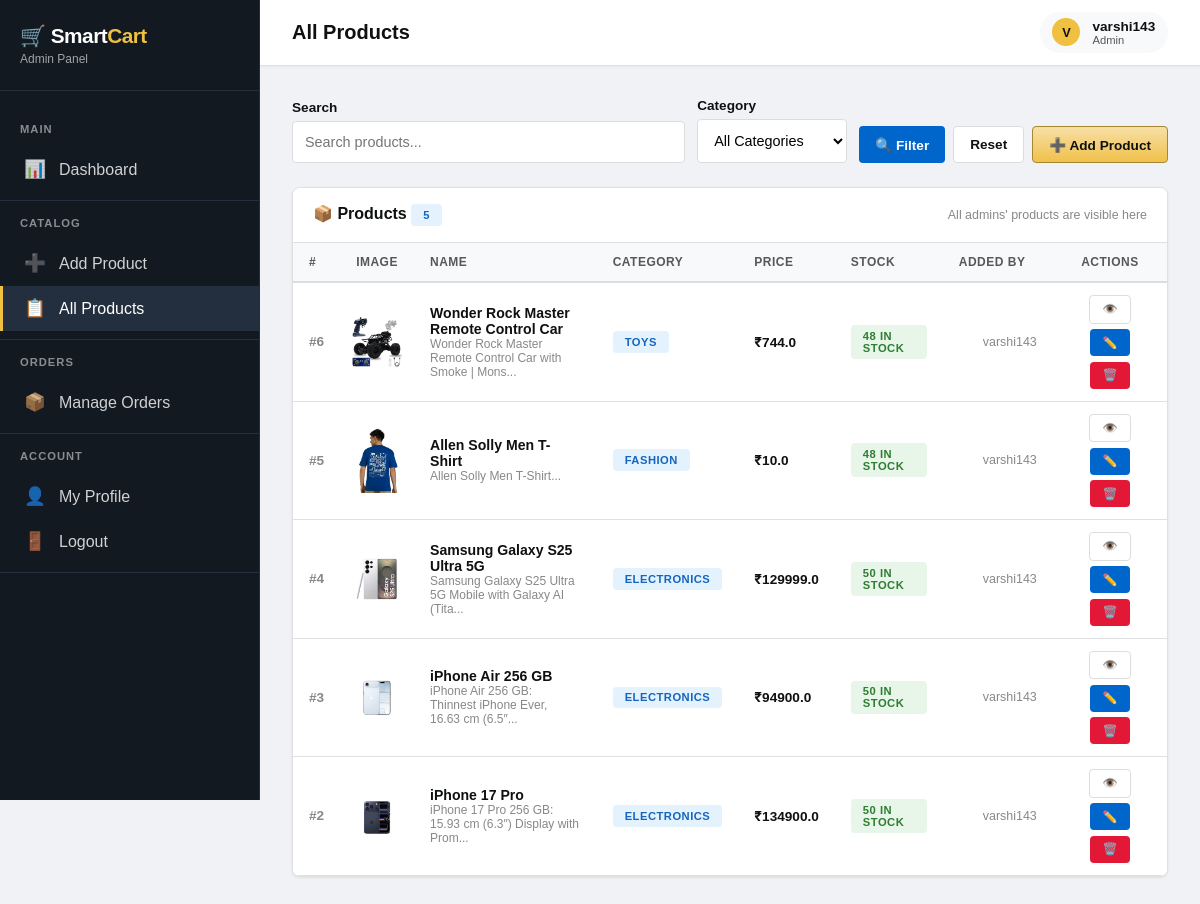
Screenshot of /admin/item-list (signed in) with the database file from the repository.
### tables this page shows
CREATE TABLE admin (
            admin_id       INTEGER PRIMARY KEY AUTOINCREMENT,
            name           TEXT NOT NULL,
            email          TEXT UNIQUE NOT NULL,
            password       TEXT NOT NULL,
            profile_image  TEXT,
            is_approved    INTEGER DEFAULT 0,
            is_super_admin INTEGER DEFAULT 0
        );

CREATE TABLE products (
            product_id      INTEGER PRIMARY KEY AUTOINCREMENT,
            name            TEXT NOT NULL,
            description     TEXT,
            category        TEXT,
            price           REAL NOT NULL,
            image           TEXT,
            quantity        INTEGER DEFAULT 0,
            added_by_admin  INTEGER,
            FOREIGN KEY (added_by_admin) REFERENCES admin(admin_id)
        );

### app.py (the view)
@app.route('/admin/item-list')
def item_list():
    if 'admin_id' not in session:
        flash("Please login first!", "danger")
        return redirect('/admin-login')
    search          = request.args.get('search', '')
    category_filter = request.args.get('category', '')
    conn   = get_db_connection()
    cursor = conn.cursor()
    cursor.execute("SELECT DISTINCT category FROM products")
    categories = cursor.fetchall()
    query  = """
        SELECT p.*, a.name as added_by_name
        FROM products p
        LEFT JOIN admin a ON p.added_by_admin = a.admin_id
        WHERE 1=1
    """
    params = []
    if not session.get('is_super_admin'):
        query  += " AND p.added_by_admin = ?"
        params.append(session['admin_id'])
    if search:
        query  += " AND p.name LIKE ?"
        params.append("%" + search + "%")
    if category_filter:
        query  += " AND p.category = ?"
        params.append(category_filter)
    query += " ORDER BY p.product_id DESC"
    cursor.execute(query, params)
    products = cursor.fetchall()
    conn.close()
    return render_template('admin/item_list.html', products=products, categories=categories)

### app.py (called while the page is built)
def get_db_connection():
    conn = sqlite3.connect(DATABASE)
    conn.row_factory = sqlite3.Row
    return conn

@app.context_processor
def inject_categories():
    try:
        conn   = get_db_connection()
        cursor = conn.cursor()
        cursor.execute("SELECT DISTINCT category FROM products WHERE quantity > 0 AND category IS NOT NULL ORDER BY category")
        cats = cursor.fetchall()
        conn.close()
        return {'categories': cats}
    except Exception:
        return {'categories': []}

### templates/admin/item_list.html (shortened to what this page needs)
{% extends "admin/base_admin.html" %}
{% block page_title %}All Products{% endblock %}
{% block content %}
<div class="filter-bar">
    <form method="GET" action="/admin/item-list" class="filter-form">
        <div class="form-group filter-group-search" style="margin:0;">
            <label class="form-label">Search</label>
            <input type="text" name="search" class="form-control search-input" placeholder="Search products..."
                value="{{ request.args.get('search', '') }}">
        </div>
        <div class="form-group filter-group-select" style="margin:0;">
            <label class="form-label">Category</label>
            <select name="category" class="form-control">
                <option value="">All Categories</option>
            </select>
        </div>
        <div class="filter-actions">
            <button type="submit" class="btn btn-blue">🔍 Filter</button>
            <a href="/admin/item-list" class="btn btn-outline">Reset</a>
            <a href="/admin/add-item" class="btn btn-primary btn-add-product">➕ Add Product</a>
        </div>
    </form>
</div>
<div class="card">
    <div class="card-header">
        <span class="card-title">📦 Products <span class="badge badge-info">{{ products|length }}</span></span>
        <span style="font-size:0.78rem;color:var(--gray-500);">All admins' products are visible here</span>
    </div>
    {% if products %}
    <div class="table-wrapper">
        <table class="table">
            <thead>
                <tr>
                    <th>#</th>
                    <th>Image</th>
                    <th>Name</th>
                    <th>Category</th>
                    <th>Price</th>
                    <th>Stock</th>
                    <th>Added By</th>
                    <th style="text-align:center;">Actions</th>
                </tr>
            </thead>
            <tbody>
                {% for product in products %}
                <tr>
                    <td style="font-weight:600;color:var(--gray-500);">#{{ product.product_id }}</td>
                    <td>
                        <img src="/static/uploads/product_images/{{ product.image }}" class="product-thumb"
                            alt="{{ product.name }}" loading="lazy">
                    </td>
                    <td>
                        <div style="font-weight:600;color:var(--gray-900);font-size:0.88rem;">{{ product.name }}</div>
                        <div style="font-size:0.75rem;color:var(--gray-500);">{{ (product.description or '')[:55] }}...
                        </div>
                    </td>
                    <td><span class="badge badge-info">{{ product.category }}</span></td>
                    <td style="font-weight:700;color:var(--danger);">₹{{ product.price }}</td>
                    <td>
                        {% if product.quantity == 0 %}
                        <span class="badge badge-danger">Out of Stock</span>
                        {% elif product.quantity <= 5 %} <span class="badge badge-warning">⚠️ {{ product.quantity }}
                            left</span>
                            {% else %}
                            <span class="badge badge-success">{{ product.quantity }} in stock</span>
                            {% endif %}
                    </td>
                    <td style="font-size:0.78rem;color:var(--gray-500);">
                        {% if product.added_by_name %}
                        <span style="display:flex;align-items:center;gap:4px;">
                            <span
                                style="width:20px;height:20px;border-radius:50%;background:var(--flipkart-blue);color:white;font-size:0.65rem;font-weight:700;display:flex;align-items:center;justify-content:center;flex-shrink:0;">{{
                                product.added_by_name[0].upper() }}</span>
                            {{ product.added_by_name }}
                        </span>
                        {% else %}
                        <span>—</span>
                        {% endif %}
                    </td>
                    <td>
                        <div style="display:flex;gap:0.35rem;justify-content:center;flex-wrap:wrap;">
                            <a href="/admin/view-item/{{ product.product_id }}" class="btn btn-outline btn-sm">👁️</a>
                            <a href="/admin/update-item/{{ product.product_id }}" class="btn btn-blue btn-sm">✏️</a>
                            <a href="/admin/delete-item/{{ product.product_id }}" class="btn btn-danger btn-sm"
                                data-confirm="Delete '{{ product.name }}'?">🗑️</a>
                        </div>
                    </td>
                </tr>
                {% endfor %}
            </tbody>
        </table>
    </div>
    {% endif %}
</div>
{% endblock %}

### templates/admin/base_admin.html (shortened to what this page needs)
<!DOCTYPE html>
<html lang="en">
<head>
</head>
<body>
    <div class="admin-layout">
        <aside class="sidebar" id="sidebar">
            <div class="sidebar-header">
                <div>
                    <div class="brand-name">🛒 Smart<span>Cart</span></div>
                    <div class="admin-panel-label">Admin Panel</div>
                </div>
            </div>
            <div class="nav-section">
                <div class="nav-section-title">Main</div>
                <a href="/admin-dashboard"
                    class="nav-link {% if request.path == '/admin-dashboard' %}active{% endif %}">
                    <span class="nav-icon">📊</span>
                    <span>Dashboard</span>
                </a>
            </div>
            <div class="nav-section">
                <div class="nav-section-title">Catalog</div>
                <a href="/admin/add-item" class="nav-link {% if '/add-item' in request.path %}active{% endif %}">
                    <span class="nav-icon">➕</span>
                    <span>Add Product</span>
                </a>
                <a href="/admin/item-list" class="nav-link {% if '/item-list' in request.path %}active{% endif %}">
                    <span class="nav-icon">📋</span>
                    <span>All Products</span>
                </a>
            </div>
            <div class="nav-section">
                <div class="nav-section-title">Orders</div>
                <a href="/admin/orders" class="nav-link {% if '/orders' in request.path %}active{% endif %}">
                    <span class="nav-icon">📦</span>
                    <span>Manage Orders</span>
                </a>
            </div>
            <div class="nav-section">
                <div class="nav-section-title">Account</div>
                <a href="/admin/profile" class="nav-link {% if '/profile' in request.path %}active{% endif %}">
                    <span class="nav-icon">👤</span>
                    <span>My Profile</span>
                </a>
                <a href="/admin-logout" class="nav-link">
                    <span class="nav-icon">🚪</span>
                    <span>Logout</span>
                </a>
            </div>
        </aside>
        <main class="main-content">
            <div class="top-bar">
                <div class="page-title">
                    {% block page_title %}Dashboard{% endblock %}
                </div>
                <div class="top-actions">
                    <div class="user-info">
                        <div class="user-avatar">{{ session.get('admin_name', 'A')[0].upper() }}</div>
                        <div>
                            <div style="font-weight:600;">{{ session.get('admin_name', 'Admin') }}</div>
                            <div style="font-size:0.7rem; opacity:0.7;">Admin</div>
                        </div>
                    </div>
                </div>
            </div>
            {% block content %}{% endblock %}
        </main>
    </div>
</body>
</html>

### templates/admin/item_list.html (style rules this page uses)
.product-thumb { width: 60px; height: 60px; object-fit: cover; border-radius: 4px; display: block; }
@media (max-width: 1200px) { .product-thumb { width: 50px; height: 50px; } }
.table td:has(img) { padding: 8px 12px; }
.table img { max-width: 100%; height: auto; }
.filter-bar { margin-bottom: 1.5rem; }
.filter-form { display: flex; gap: 0.75rem; align-items: flex-end; flex-wrap: wrap; width: 100%; }
.filter-group-search { flex: 1; min-width: 200px; }
.filter-group-select { min-width: 150px; }
.filter-actions { display: flex; gap: 0.5rem; flex-wrap: wrap; }

### rows the page displays
admin: get "varshi143"
products: product_id "6", image (picture), name "Wonder Rock Master Remote Control Car", description "Wonder Rock Master Remote Control Car with Smoke | Mons", category "TOYS", price "744.0", quantity "48", added_by_name "varshi143"
products: product_id "5", image (picture), name "Allen Solly Men T-Shirt", description "Allen Solly Men T-Shirt", category "FASHION", price "10.0", quantity "48", added_by_name "varshi143"
products: product_id "4", image (picture), name "Samsung Galaxy S25 Ultra 5G", description "Samsung Galaxy S25 Ultra 5G Mobile with Galaxy AI (Tita", category "ELECTRONICS", price "129999.0", quantity "50", added_by_name "varshi143"
products: product_id "3", image (picture), name "iPhone Air 256 GB", description "iPhone Air 256 GB: Thinnest iPhone Ever, 16.63 cm (6.5″", category "ELECTRONICS", price "94900.0", quantity "50", added_by_name "varshi143"
products: product_id "2", image (picture), name "iPhone 17 Pro", description "iPhone 17 Pro 256 GB: 15.93 cm (6.3″) Display with Prom", category "ELECTRONICS", price "134900.0", quantity "50", added_by_name "varshi143"

### other values shown
{{ session.get('admin_name', 'A')[0].upper() }} "V"
{{ products|length }} "5"
